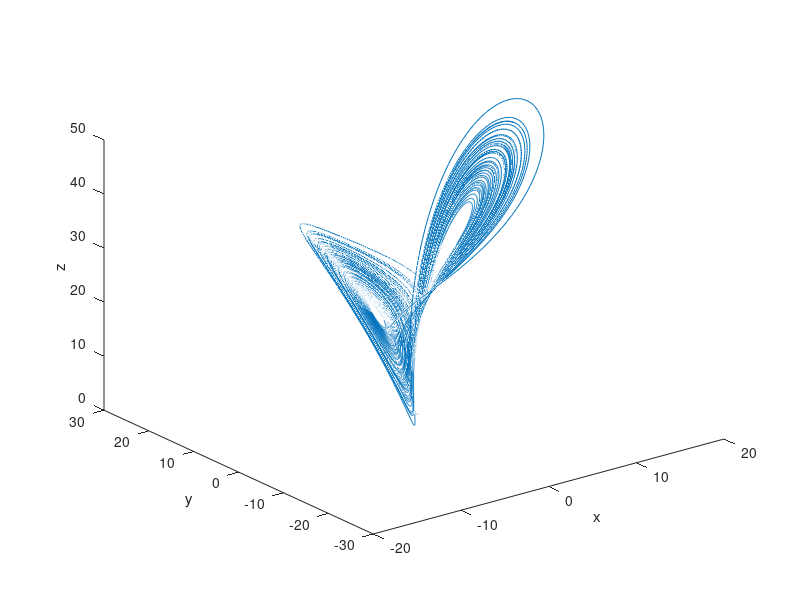

Recreate this plot in MATLAB.
%implicit method plus the Newton's method for the Lorenz system
clear
format long;
V=[1;1;1];%set v_0
f=[10*(V(2,:)-V(1,:));V(1,:)*(28-V(3,:))-V(2,:);V(1,:)*V(2,:)-(8/3)*V(3,:)];%set f_0
t=0;%set t_0=0
h=0.0025;%set time step length h
N=100/h;%get the step number
temp=[];%set an empty temp vector for later using
t=0;%set t_0=0


%use Euler Method once to find v_1 and f_1
temp=V(:,1)+h*f(:,1);%calculate y_n-1,here we get y_1
V=[V,temp];%y=[v_0,v_1]
t=t+h;%move forward
f=[f,[10*(V(2,2)-V(1,2));V(1,2)*(28-V(3,2))-V(2,2);V(1,2)*V(2,2)-(8/3)*V(3,2)]];%[f0,f1]

%use AB(2) Method to find v_2 and f_2
temp=V(:,2)+(h/2)*(3*f(:,2)-f(:,1));%calculate y_n-1,here we get y_1
V=[V,temp];%y=[v0,v1,v2]
t=t+h;%move forward
f=[f,[10*(V(2,3)-V(1,3));V(1,3)*(28-V(3,3))-V(2,3);V(1,3)*V(2,3)-(8/3)*V(3,3)]];%update and save f

%We got [V0,V1,V2], [f0,f1,f2],we then start to get V4... by Newton's method

for n=4:1:N+1
    V_np1=V(:,n-1);%Give an initial guess, we start from a known value. It's a safer choice than starting from the origin.
    e=1; %First set an initial guessing error.
    while e>=0.001 %we choose the tolerance to be 0.001. Peform Newton's method.
        preserve=V_np1;
        %We give the jacobian explicitly in the code.
        J=[1-h*((29/48)*(-10)),-h*((29/48)*(10)),0;
           -h*((29/48)*(28)),1-h*((29/48)*(-1)),h*((29/48)*V_np1(1,:));
           -h*((29/48)*V_np1(2,:)),-h*((29/48)*V_np1(1,:)),1-h*((29/48)*(-(8/3)))];
        %We build the function F explicitly in the code
        F=V_np1-2*V(:,n-1)+(5/4)*V(:,n-2)-(1/4)*V(:,n-3)-h*(-(1/48)*f(:,n-2)-(1/3)*f(:,n-1)+(29/48)*[10*(V_np1(2,:)-V_np1(1,:));V_np1(1,:)*(28-V_np1(3,:))-V_np1(2,:);V_np1(1,:)*V_np1(2,:)-(8/3)*V_np1(3,:)]);
        %We iterate.
        V_np1=V_np1-J\F; %backslash is better then inv(), but do the same thing.
        e=norm(V_np1-preserve)/norm(V_np1);% we calculate the new error and compare it with the tolerance as a stopping criterion
    end
    %after applying the newton method at each time step, we update the final
    %solution.
    f=[f,[10*(V_np1(2,:)-V_np1(1,:));V_np1(1,:)*(28-V_np1(3,:))-V_np1(2,:);V_np1(1,:)*V_np1(2,:)-(8/3)*V_np1(3,:)]];%update and save f
    V=[V,V_np1];%update and save V
    t=t+h;%move forward
end

plot3(V(1,:),V(2,:),V(3,:));
xlabel('x');
ylabel('y');
zlabel('z');

